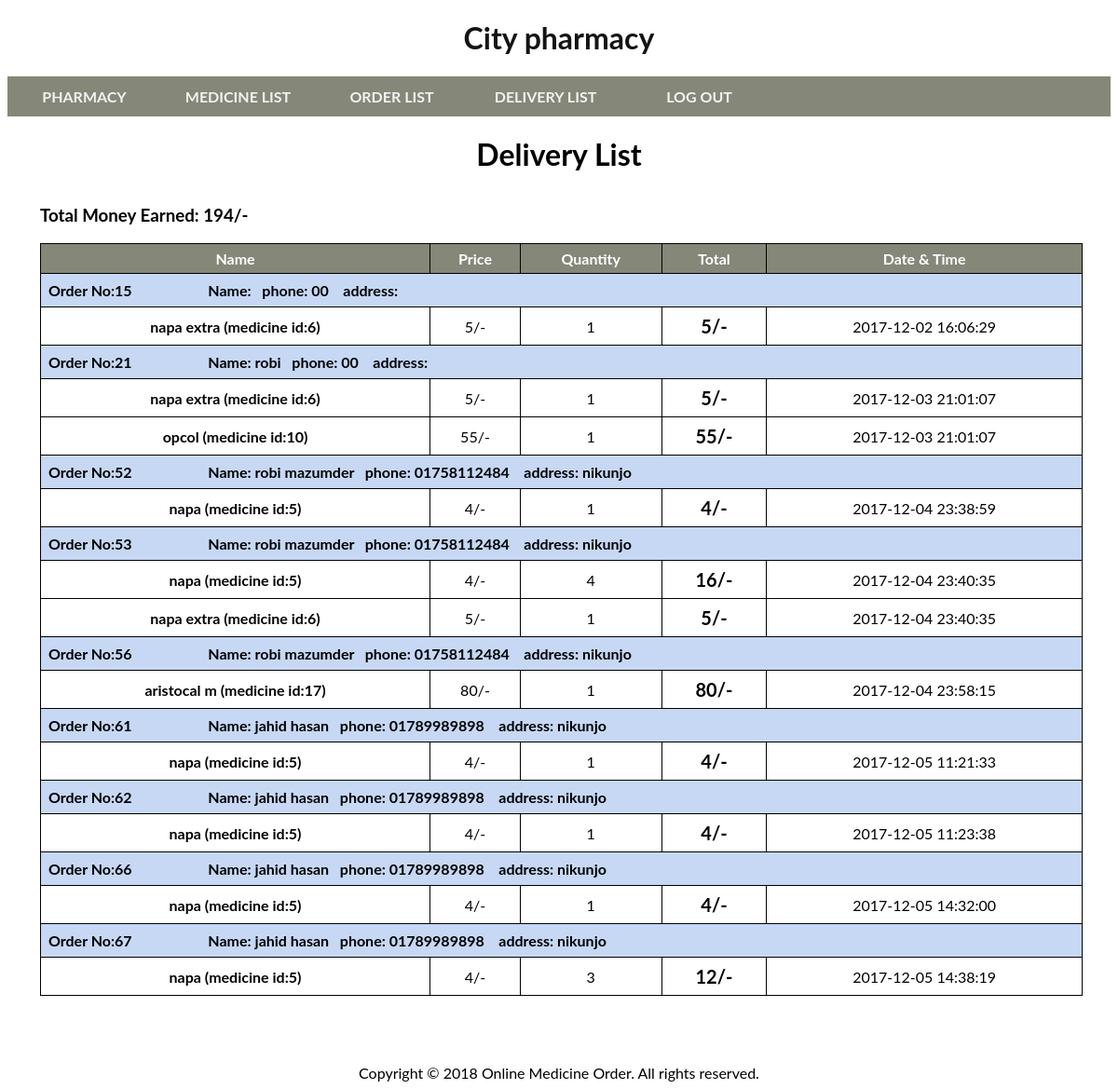
The app's page /delivery_list.php (signed in) with its own data.
### tables this page shows
CREATE TABLE `location` (
  `id` int(200) NOT NULL,
  `lat` float NOT NULL,
  `lon` float NOT NULL,
  `name` varchar(100) NOT NULL,
  `address` varchar(200) NOT NULL,
  `pharmacy_id` int(100) NOT NULL
);

CREATE TABLE `orders` (
  `id` int(100) NOT NULL,
  `name` varchar(100) NOT NULL,
  `datecreation` varchar(100) NOT NULL,
  `pharmacy_id` int(100) NOT NULL,
  `username` varchar(100) NOT NULL,
  `firstname` varchar(100) NOT NULL,
  `lastname` varchar(100) NOT NULL,
  `phone` int(100) NOT NULL,
  `address` varchar(100) NOT NULL,
  `delivery` varchar(100) NOT NULL
);

CREATE TABLE `medicine` (
  `id` int(200) NOT NULL,
  `name` varchar(100) NOT NULL,
  `category` varchar(100) NOT NULL,
  `price` float NOT NULL,
  `quantity` int(100) NOT NULL,
  `path` varchar(100) NOT NULL,
  `pharmacy_id` int(200) NOT NULL
);

CREATE TABLE `ordersdetail` (
  `ordersid` int(200) NOT NULL,
  `price` int(100) NOT NULL,
  `quantity` int(100) NOT NULL,
  `productid` int(200) NOT NULL
);

### delivery_list.php (the view, shortened to what this page needs)
<?php
if (isset($_SESSION['id'])) {
    $id = $_SESSION['id'];
}
if (isset($_SESSION["flag"])) {
    ?>
<!DOCTYPE html>
<html>
<head>
</head>
<body>
  <?php
$conn = new mysqli("localhost", "root", "", "pharmacy");
    foreach ($conn->query('SELECT * from location') as $row) {
        if ($row['pharmacy_id'] == $id) {
            $pharmacy_name = $row['name'];
        }
    }
    ?>
<h1 align="center" style="color:#131413"> <b> <?php echo $pharmacy_name; ?></b> </h1>
<div class="topnav" id="myTopnav">
 <a href="admin.php?id=<?php echo $id ?>"><span><b> PHARMACY </b></span></a>
  <a href="medicine_list.php?id=<?php echo $id ?>"><span><b>MEDICINE LIST</b></span></a>
  <a href="order_list.php?id=<?php echo $id ?>"><span><b> ORDER LIST </b></span></a>
  <a href="delivery_list.php?id=<?php echo $id ?>"><span><b> DELIVERY LIST </b></span></a>
   <a href="user_logout.php"><span><b>LOG OUT</b></span></a>
</div>
        <h1 style="text-align: center;"> Delivery List </h1>
<?php
} else {
    header("Location:index.php");
}
?>
<div style="margin: 35px; width: 94.5%;">
 <table id="t01">
            <tr>
                <th> Name </th>
                <th> Price </th>
                <th> Quantity </th>
                <th>  Total </th>
                <th> Date & Time </th>
            </tr>
<?php
$jsn = json_decode(fetchNotice1());
function fetchNotice1()
{
    $conn = new mysqli("localhost", "root", "", "pharmacy");
    $result = 0;
    foreach ($conn->query("SELECT * from orders where pharmacy_id = '" . $_SESSION['id'] . "'
      and delivery ='done' ") as $row2) {
        echo "<tr style='font-weight:bold;background-color:#c6d8f4;'>";
        echo "<div><td colspan='5'> Order No:" . $row2['id'];
        echo " Name: " . $row2['firstname'] . " " . $row2['lastname'] . " &nbsp; phone: 0" . $row2['phone'] . " &nbsp;&nbsp; address: " . $row2['address'] . "</td></div>";
        echo "</tr>";
        foreach ($conn->query('SELECT * from ordersdetail') as $row) {
            $sum = $row['quantity'] * $row['price'];
            foreach ($conn->query('SELECT * from medicine') as $row3) {
                if ($row['ordersid'] == $row2['id']) {
                    if ($row3['id'] == $row['productid']) {
                        $result = $result + $sum;
                        echo "<tr style='background-color:white;'>";
                        echo "<td style='text-align:center;font-weight:bold;'>" . $row3['name'] . " (medicine id:" . $row['productid'] . ")</td>";
                        echo "<td style='text-align:center'>" . $row['price'] . "/-</td>";
                        echo "<td style='text-align:center'>" . $row['quantity'] . "</td>";
                        echo "<td style='text-align:center;font-weight:bold;font-size:20px;'>" . $sum . "/-</td>";
                        echo "<td style='text-align:center;'>" . $row2['datecreation'] . "</td>";
                        echo "</tr>";
                    }
                }
            }
        }
    }
    echo "<h3>Total Money Earned: " . $result . "/-</h3>";
}
?>
        </table>
    </div>
        <br>
        <br>
        <div align="center">
            <footer>Copyright © 2018 Online Medicine Order. All rights reserved.</footer>
        </div>
</body>
</html>

### delivery_list.php (style rules this page uses)
body { font-family: "Lato",sans-serif; }
.topnav { overflow: hidden; background-color: #858778; }
.topnav a { float: left; display: block; color: #f2f2f2; text-align: center; padding: 12px 11px; text-decoration: none; font-size: 16px; width : 165px; }
* { box-sizing: border-box; }
table { width:100%; }
table, th, td { border: 1px solid black; border-collapse: collapse; }
th { padding: 6px; text-align: center; }
td { padding: 8px; text-align: left; }
table#t01 th { background-color: #858778; color: white; }

### records on screen
location: name "City pharmacy"
orders: id "15", phone "0", datecreation "2017-12-02 16:06:29", id "61", firstname "jahid", lastname "hasan", phone "1789989898", address "nikunjo", id "62", id "66", id "67"
ordersdetail: productid "6", price "5", quantity "1"
medicine: name "napa extra", datecreation "2017-12-04 23:40:35"
orders: id "21", firstname "robi", phone "0", datecreation "2017-12-03 21:01:07", id "52", lastname "mazumder", phone "1758112484", address "nikunjo", id "53", id "56"
ordersdetail: productid "6", price "5", quantity "1"
ordersdetail: productid "10", price "55", quantity "1"
medicine: name "opcol"
ordersdetail: productid "5", price "4", quantity "1"
medicine: name "napa", datecreation "2017-12-04 23:38:59", datecreation "2017-12-04 23:40:35", datecreation "2017-12-05 11:21:33", datecreation "2017-12-05 11:23:38", datecreation "2017-12-05 14:32:00", datecreation "2017-12-05 14:38:19"
ordersdetail: productid "5", price "4", quantity "4", sum "16"
ordersdetail: productid "6", price "5", quantity "1"
ordersdetail: productid "17", price "80", quantity "1"
medicine: name "aristocal m", datecreation "2017-12-04 23:58:15"
ordersdetail: productid "5", price "4", quantity "1"
ordersdetail: productid "5", price "4", quantity "1"
ordersdetail: productid "5", price "4", quantity "1"
ordersdetail: productid "5", price "4", quantity "3", sum "12"

### other values on screen
$result "194"
